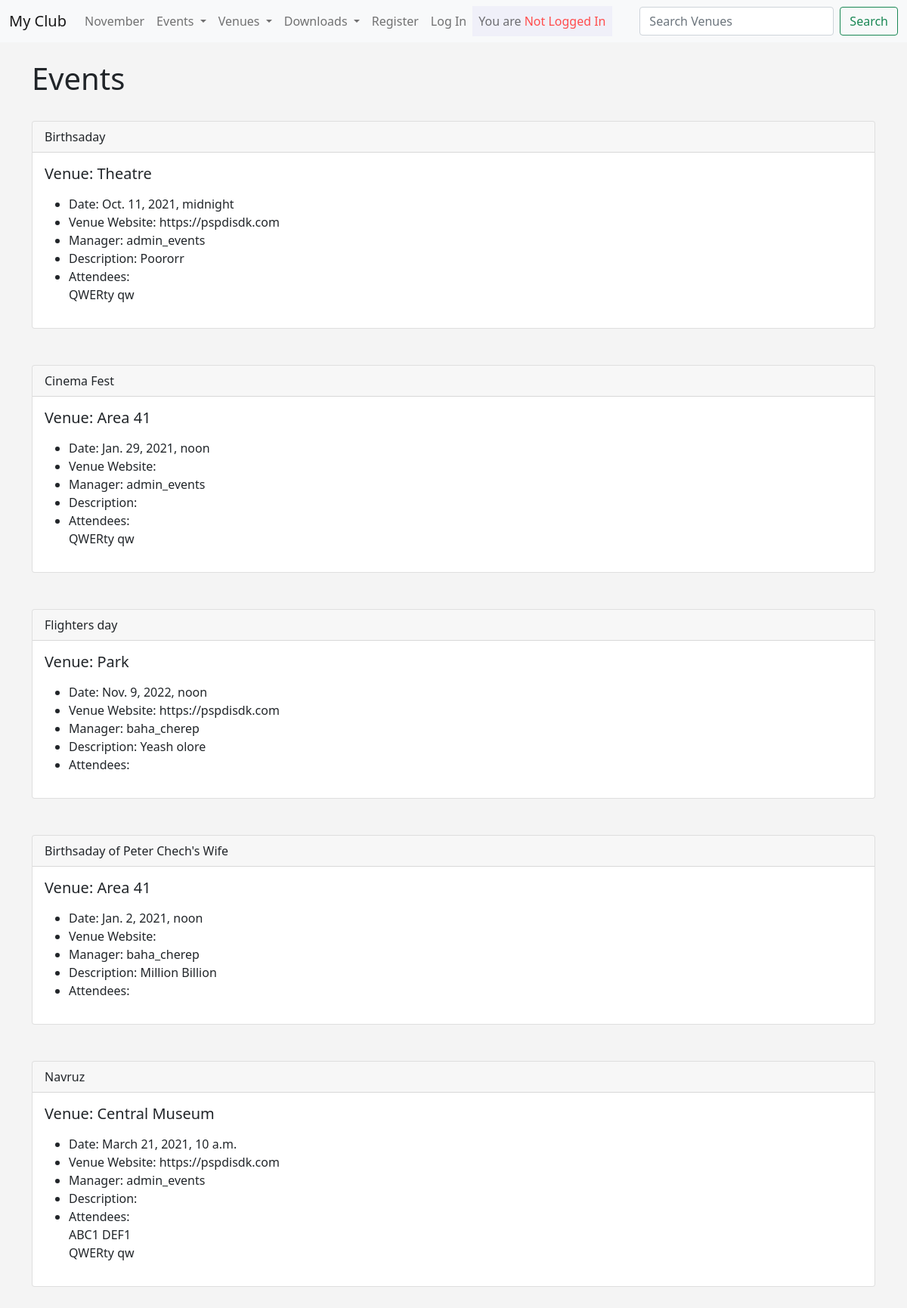
The app's page /events with its own data.
### events/models.py (models this page shows)
class Event(models.Model):
	name 	    = models.CharField('Event Name', max_length = 120)
	event_date  = models.DateTimeField('Event Time')
	venue 		= models.ForeignKey(Venue, blank = True, null = True, on_delete = models.CASCADE)
	manager 	= models.ForeignKey(User, blank = True, null = True, on_delete = models.SET_NULL)
	description = models.TextField(blank = True)
	attendees 	= models.ManyToManyField(MyClubUser, blank = True)
	def __str__(self):
		return self.name

class Venue(models.Model):
	name 	 	  = models.CharField('Venue Name', max_length = 120)
	address  	  = models.CharField(max_length = 120)
	zip_code      = models.CharField('Zip Code', max_length = 20)
	phone 	 	  = models.CharField('Contact Phine', max_length = 60, blank = True)
	web 	 	  = models.URLField('Web_address', blank = True)
	email_address = models.EmailField('Email', blank = True)
	owner 		  = models.IntegerField('Venue Owner', blank = False, default = 1)
	def __str__(self):
		return self.name

class MyClubUser(models.Model):
	first_name = models.CharField('Name', max_length = 50)
	last_name  = models.CharField('Surname', max_length = 50)
	email 	   = models.EmailField('User Email')
	def __str__(self):
		return self.first_name + ' ' + self.last_name

### events/views.py (the view)
# urls.py: path('events', all_events, name = 'list-events'),
def all_events(request):
	event_list = Event.objects.all()
	context = {
		'event_list': event_list
	}
	return render(request, 'events/event_list.html', context)

### events/templates/events/event_list.html (shortened to what this page needs)
{% extends 'events/base.html' %}
{% block content %}
	<h1>Events</h1><br/>
{% for event in event_list %}
<div class="card">
	<div class="card-header">
		{{ event }}
	</div>
  <div class="card-body">
  	<h5 class="card-title">Venue: {{ event.venue }}</h5>
    <p class="card-text">
    	<ul>
    		<li>Date: {{ event.event_date }}</li>
				<li>Venue Website: {{ event.venue.web }}</li>
				<li>Manager: {{ event.manager }}</li>
				<li>Description: {{ event.description }}</li>
				<li>Attendees:<br/>
					{% for user in event.attendees.all %}
						{{ user }}<br/>
					{% endfor %}
				</li>
			</ul>
		</p>
	</div>
</div><br><br>
{% endfor %}
{% endblock %}

### events/templates/events/base.html (shortened to what this page needs)
<!DOCTYPE html>
<html lang="en">
  <head>
    <link href="https://cdn.jsdelivr.net/npm/bootstrap@5.1.1/dist/css/bootstrap.min.css" rel="stylesheet">
  </head>
  <body>
  	{% include 'events/navbar.html' %}
    <br/>
    <div class="container">
    	{% block content %}{% endblock %}
    </div>
  </body>
</html>

### events/templates/events/navbar.html (shortened to what this page needs)
<nav class="navbar navbar-expand-lg navbar-light bg-light" style="background-color: #E6E6FA">
  <div class="container-fluid">
    <a class="navbar-brand" href="{% url 'home' %}">My Club</a>
    <div class="collapse navbar-collapse" id="navbarSupportedContent">
      <ul class="navbar-nav me-auto mb-2 mb-lg-0">
        <li class="nav-item">
          <a class="nav-link" href="{% url 'home' '2021' 'November' %}">November</a>
        </li>
        <li class="nav-item dropdown">
          <a class="nav-link dropdown-toggle" href="#" id="navbarDropdown" role="button" data-bs-toggle="dropdown" aria-expanded="false">
            Events
          </a>
        </li>
        <li class="nav-item dropdown">
          <a class="nav-link dropdown-toggle" href="#" id="navbarDropdown" role="button" data-bs-toggle="dropdown" aria-expanded="false">
            Venues
          </a>
        </li>
        <li class="nav-item dropdown">
          <a class="nav-link dropdown-toggle" href="#" id="navbarDropdown" role="button" data-bs-toggle="dropdown" aria-expanded="false">
            Downloads
          </a>
        </li>
        {% if user.is_authenticated %}
          <li class="nav-item">
            <a class="nav-link" href="{% url 'logout' %}">Log Out</a>
          </li>
        {% else %}
          <li class="nav-item">
            <a class="nav-link" href="{% url 'register_user' %}">Register</a>
          </li>
          <li class="nav-item">
            <a class="nav-link" href="{% url 'login' %}">Log In</a>
          </li>
        {% endif %}
        {% if user.is_authenticated %}
          <li class="nav-item">
            <a class="nav-link" style="background-color: #f0f0f9;">Logged User: <h6 style="display: inline; color: #009900;">{{ user }}</h6></a>
          </li>
        {% else %}
          <li class="nav-item">
            <a class="nav-link" style="background-color: #f0f0f9;">You are <h6 style="display: inline; color: #ff4d4d;">Not Logged In</h6></a>
          </li>
        {% endif %}
      </ul>
      <form class="d-flex" method="POST" action="{% url 'search-venues' %}"> {% csrf_token %}
        <input class="form-control me-2" type="search" placeholder="Search Venues" aria-label="Search" name="searched">
        <button class="btn btn-outline-success" type="submit">Search</button>
      </form>
    </div>
  </div>
</nav>

### events/templates/events/base.html (style rules this page uses)
body { background-color: #f4f4f4; }

### records on screen
Event: name "Birthsaday", venue "Theatre", event_date "Oct. 11, 2021, midnight", venue.web "https://pspdisdk.com", manager "admin_events", description "Poororr"
MyClubUser: first_name+last_name "QWERty qw"
Event: name "Cinema Fest", venue "Area 41", event_date "Jan. 29, 2021, noon", manager "admin_events"
Event: name "Flighters day", venue "Park", event_date "Nov. 9, 2022, noon", venue.web "https://pspdisdk.com", manager "baha_cherep", description "Yeash olore"
Event: name "Birthsaday of Peter Chech's Wife", venue "Area 41", event_date "Jan. 2, 2021, noon", manager "baha_cherep", description "Million Billion"
Event: name "Navruz", venue "Central Museum", event_date "March 21, 2021, 10 a.m.", venue.web "https://pspdisdk.com", manager "admin_events"
MyClubUser: first_name+last_name "ABC1 DEF1"
